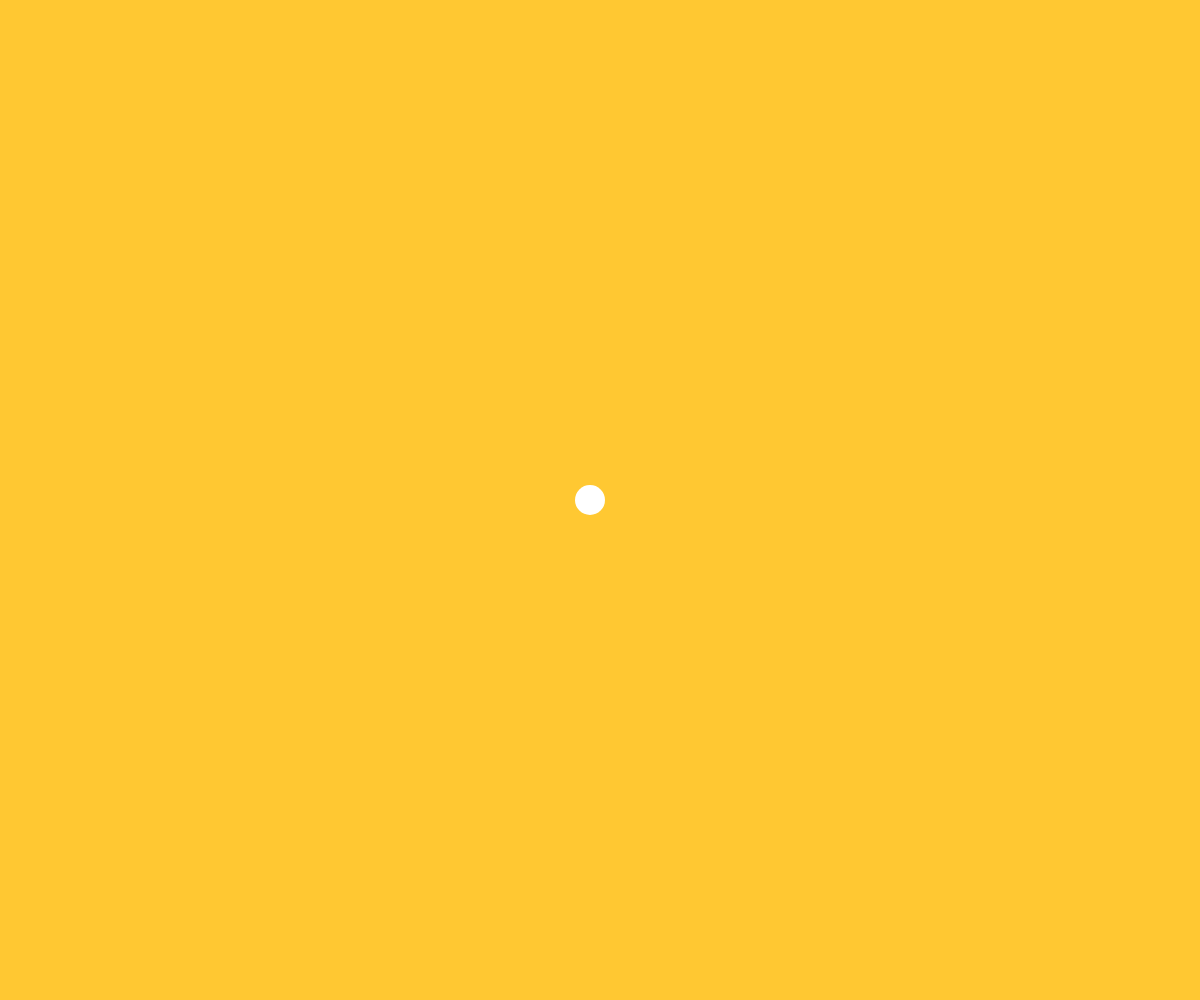
Frame 1 (no input)
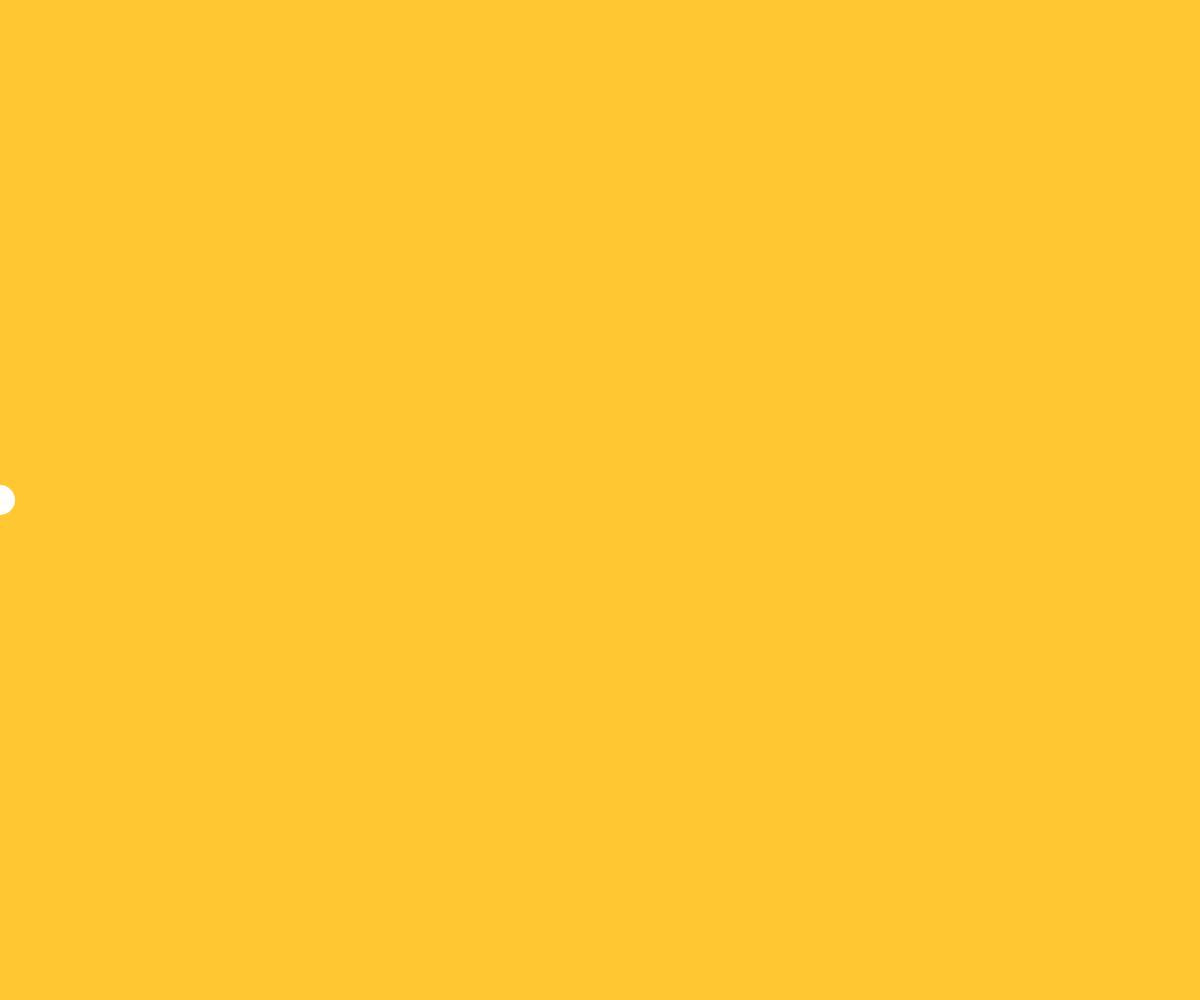
Frame 60 (no input)
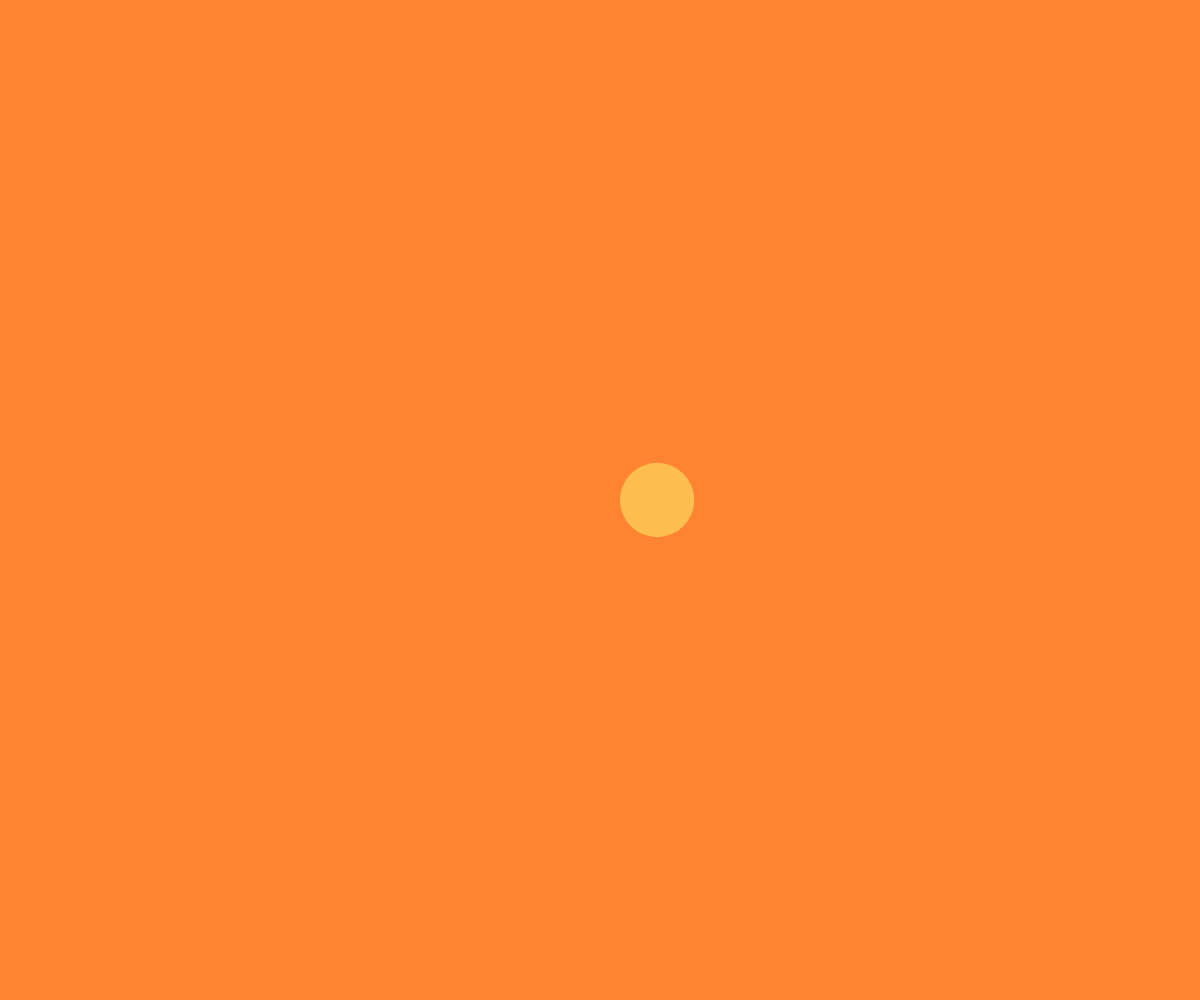
Frame 120 (the mouse pressed at the canvas centre since frame 60)

The p5.js sketch that drew these frames (run headless with seeded random() and noise() and a simulated clock; from frame 60 on, the mouse is pressed at the canvas centre):

// p5.js sketch
// ── sketch.js
let posX;
let posY;
let diametro;
let radio;
let fondo;
let vel;
let bolita;
function setup() {
  createCanvas(windowWidth, windowHeight);
  posX = windowWidth / 2;
  posY = windowHeight / 2;
  diametro = 30;
  radio = diametro / 2;
  fondo = color(255, 200, 50);
  bolita = color(30, 40, 255, 90);

  // frameRate(4);
  // print(posX);
  // posX = 234;
  // print(posX);
  // posX = posX + 25;
  // print(posX);
  // posX = posX * 2;
  // print(posX);
  // print(posX) = posX / 5;
  // print(posX);
  // posX *= 8;
  // print(posX);
  // postX += 1;
  // print(posX);
  
}

function draw() {
  background(fondo);

  posX -= 10;
  if (posX < -radio) {
    diametro = random(10, 100);
    radio = diametro / 2;
    fondo = color(255, random(100, 255), 50);
    fill(255, random(0,255), 80);
    
    posX = windowWidth + radio;
  }
  noStroke();
  circle(posX, posY, diametro);
  print(posX);

}
